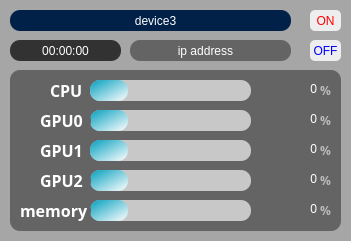
   <widget class="QFrame" name="frame_5">
    <property name="geometry">
     <rect>
      <x>780</x>
      <y>30</y>
      <width>351</width>
      <height>241</height>
     </rect>
    </property>
    <property name="layoutDirection">
     <enum>Qt::LayoutDirection::LeftToRight</enum>
    </property>
    <property name="styleSheet">
     <string notr="true">background-color:rgb(166, 166, 166);
border-style:solid;
border-radius: 5px;</string>
    </property>
    <property name="frameShape">
     <enum>QFrame::Shape::StyledPanel</enum>
    </property>
    <property name="frameShadow">
     <enum>QFrame::Shadow::Raised</enum>
    </property>
    <widget class="QFrame" name="frame_6">
     <property name="geometry">
      <rect>
       <x>10</x>
       <y>70</y>
       <width>331</width>
       <height>161</height>
      </rect>
     </property>
     <property name="styleSheet">
      <string notr="true">background-color:rgb(100, 100, 100);
border-style:solid;
border-radius: 10px;</string>
     </property>
     <property name="frameShape">
      <enum>QFrame::Shape::StyledPanel</enum>
     </property>
     <property name="frameShadow">
      <enum>QFrame::Shadow::Raised</enum>
     </property>
     <widget class="QLabel" name="cpu_name_21">
      <property name="geometry">
       <rect>
        <x>40</x>
        <y>10</y>
        <width>41</width>
        <height>21</height>
       </rect>
      </property>
      <property name="font">
       <font>
        <family>맑은 고딕</family>
        <pointsize>12</pointsize>
        <italic>false</italic>
        <bold>true</bold>
       </font>
      </property>
      <property name="styleSheet">
       <string notr="true">font: 700 12pt &quot;맑은 고딕&quot;;
color: rgb(255, 255, 255)</string>
      </property>
      <property name="text">
       <string>CPU</string>
      </property>
     </widget>
     <widget class="QLabel" name="cpu_usage_3">
      <property name="geometry">
       <rect>
        <x>256</x>
        <y>0</y>
        <width>51</width>
        <height>38</height>
       </rect>
      </property>
      <property name="layoutDirection">
       <enum>Qt::LayoutDirection::RightToLeft</enum>
      </property>
      <property name="styleSheet">
       <string notr="true">font: 700 18pt &quot;맑은 고딕&quot;;
color: rgb(255, 255, 255);</string>
      </property>
      <property name="text">
       <string>0</string>
      </property>
      <property name="alignment">
       <set>Qt::AlignmentFlag::AlignRight|Qt::AlignmentFlag::AlignTrailing|Qt::AlignmentFlag::AlignVCenter</set>
      </property>
     </widget>
     <widget class="QProgressBar" name="cpu_progressBar_3">
      <property name="geometry">
       <rect>
        <x>80</x>
        <y>10</y>
        <width>161</width>
        <height>21</height>
       </rect>
      </property>
      <property name="styleSheet">
       <string notr="true">QProgressBar{
	background-color : rgb(200, 200, 200);
	border-style:solid;
	border-radius: 10px;
	text-align: center;
}

QProgressBar::chunk{
	border-radius:10px;	
	
	background-color: qlineargradient(spread:pad, x1:0, y1:0, x2:1, y2:1, stop:0 rgba(6, 160, 191, 255), stop:1 rgba(255, 255, 255, 255));
		
}</string>
      </property>
      <property name="value">
       <number>24</number>
      </property>
      <property name="textVisible">
       <bool>false</bool>
      </property>
     </widget>
     <widget class="QLabel" name="cpu_name_22">
      <property name="geometry">
       <rect>
        <x>310</x>
        <y>10</y>
        <width>21</width>
        <height>21</height>
       </rect>
      </property>
      <property name="font">
       <font>
        <family>맑은 고딕</family>
        <pointsize>9</pointsize>
        <italic>false</italic>
        <bold>true</bold>
       </font>
      </property>
      <property name="styleSheet">
       <string notr="true">font: 700 9pt &quot;맑은 고딕&quot;;
color: rgb(186, 186, 186);</string>
      </property>
      <property name="text">
       <string>%</string>
      </property>
     </widget>
     <widget class="QProgressBar" name="gpu0_progressBar_3">
      <property name="geometry">
       <rect>
        <x>80</x>
        <y>40</y>
        <width>161</width>
        <height>21</height>
       </rect>
      </property>
      <property name="styleSheet">
       <string notr="true">QProgressBar{
	background-color : rgb(200, 200, 200);
	border-style:solid;
	border-radius: 10px;
	text-align: center;
}

QProgressBar::chunk{
	border-radius:10px;	
	
	background-color: qlineargradient(spread:pad, x1:0, y1:0, x2:1, y2:1, stop:0 rgba(6, 160, 191, 255), stop:1 rgba(255, 255, 255, 255));
		
}</string>
      </property>
      <property name="value">
       <number>24</number>
      </property>
      <property name="textVisible">
       <bool>false</bool>
      </property>
     </widget>
     <widget class="QLabel" name="gpu0_usage_3">
      <property name="geometry">
       <rect>
        <x>256</x>
        <y>30</y>
        <width>51</width>
        <height>38</height>
       </rect>
      </property>
      <property name="layoutDirection">
       <enum>Qt::LayoutDirection::RightToLeft</enum>
      </property>
      <property name="styleSheet">
       <string notr="true">font: 700 18pt &quot;맑은 고딕&quot;;
color: rgb(255, 255, 255);</string>
      </property>
      <property name="text">
       <string>0</string>
      </property>
      <property name="alignment">
       <set>Qt::AlignmentFlag::AlignRight|Qt::AlignmentFlag::AlignTrailing|Qt::AlignmentFlag::AlignVCenter</set>
      </property>
     </widget>
     <widget class="QLabel" name="cpu_name_23">
      <property name="geometry">
       <rect>
        <x>310</x>
        <y>40</y>
        <width>21</width>
        <height>21</height>
       </rect>
      </property>
      <property name="font">
       <font>
        <family>맑은 고딕</family>
        <pointsize>9</pointsize>
        <italic>false</italic>
        <bold>true</bold>
       </font>
      </property>
      <property name="styleSheet">
       <string notr="true">font: 700 9pt &quot;맑은 고딕&quot;;
color: rgb(186, 186, 186);</string>
      </property>
      <property name="text">
       <string>%</string>
      </property>
     </widget>
     <widget class="QLabel" name="cpu_name_30">
      <property name="geometry">
       <rect>
        <x>30</x>
        <y>40</y>
        <width>51</width>
        <height>21</height>
       </rect>
      </property>
      <property name="font">
       <font>
        <family>맑은 고딕</family>
        <pointsize>12</pointsize>
        <italic>false</italic>
        <bold>true</bold>
       </font>
      </property>
      <property name="styleSheet">
       <string notr="true">font: 700 12pt &quot;맑은 고딕&quot;;
color: rgb(255, 255, 255)</string>
      </property>
      <property name="text">
       <string>GPU0</string>
      </property>
     </widget>
     <widget class="QProgressBar" name="gpu1_progressBar_3">
      <property name="geometry">
       <rect>
        <x>80</x>
        <y>70</y>
        <width>161</width>
        <height>21</height>
       </rect>
      </property>
      <property name="styleSheet">
       <string notr="true">QProgressBar{
	background-color : rgb(200, 200, 200);
	border-style:solid;
	border-radius: 10px;
	text-align: center;
}

QProgressBar::chunk{
	border-radius:10px;	
	
	background-color: qlineargradient(spread:pad, x1:0, y1:0, x2:1, y2:1, stop:0 rgba(6, 160, 191, 255), stop:1 rgba(255, 255, 255, 255));
		
}</string>
      </property>
      <property name="value">
       <number>24</number>
      </property>
      <property name="textVisible">
       <bool>false</bool>
      </property>
     </widget>
     <widget class="QLabel" name="gpu1_usage_3">
      <property name="geometry">
       <rect>
        <x>256</x>
        <y>60</y>
        <width>51</width>
        <height>38</height>
       </rect>
      </property>
      <property name="layoutDirection">
       <enum>Qt::LayoutDirection::RightToLeft</enum>
      </property>
      <property name="styleSheet">
       <string notr="true">font: 700 18pt &quot;맑은 고딕&quot;;
color: rgb(255, 255, 255);</string>
      </property>
      <property name="text">
       <string>0</string>
      </property>
      <property name="alignment">
       <set>Qt::AlignmentFlag::AlignRight|Qt::AlignmentFlag::AlignTrailing|Qt::AlignmentFlag::AlignVCenter</set>
      </property>
     </widget>
     <widget class="QLabel" name="cpu_name_31">
      <property name="geometry">
       <rect>
        <x>310</x>
        <y>70</y>
        <width>21</width>
        <height>21</height>
       </rect>
      </property>
      <property name="font">
       <font>
        <family>맑은 고딕</family>
        <pointsize>9</pointsize>
        <italic>false</italic>
        <bold>true</bold>
       </font>
      </property>
      <property name="styleSheet">
       <string notr="true">font: 700 9pt &quot;맑은 고딕&quot;;
color: rgb(186, 186, 186);</string>
      </property>
      <property name="text">
       <string>%</string>
      </property>
     </widget>
     <widget class="QLabel" name="cpu_name_32">
      <property name="geometry">
       <rect>
        <x>30</x>
        <y>70</y>
        <width>41</width>
        <height>21</height>
       </rect>
      </property>
      <property name="font">
       <font>
        <family>맑은 고딕</family>
        <pointsize>12</pointsize>
        <italic>false</italic>
        <bold>true</bold>
       </font>
      </property>
      <property name="styleSheet">
       <string notr="true">font: 700 12pt &quot;맑은 고딕&quot;;
color: rgb(255, 255, 255)</string>
      </property>
      <property name="text">
       <string>GPU1</string>
      </property>
     </widget>
     <widget class="QProgressBar" name="gpu2_progressBar_3">
      <property name="geometry">
       <rect>
        <x>80</x>
        <y>100</y>
        <width>161</width>
        <height>21</height>
       </rect>
      </property>
      <property name="styleSheet">
       <string notr="true">QProgressBar{
	background-color : rgb(200, 200, 200);
	border-style:solid;
	border-radius: 10px;
	text-align: center;
}

QProgressBar::chunk{
	border-radius:10px;	
	
	background-color: qlineargradient(spread:pad, x1:0, y1:0, x2:1, y2:1, stop:0 rgba(6, 160, 191, 255), stop:1 rgba(255, 255, 255, 255));
		
}</string>
      </property>
      <property name="value">
       <number>24</number>
      </property>
      <property name="textVisible">
       <bool>false</bool>
      </property>
     </widget>
     <widget class="QLabel" name="gpu2_usage_3">
      <property name="geometry">
       <rect>
        <x>256</x>
        <y>90</y>
        <width>51</width>
        <height>38</height>
       </rect>
      </property>
      <property name="layoutDirection">
       <enum>Qt::LayoutDirection::RightToLeft</enum>
      </property>
      <property name="styleSheet">
       <string notr="true">font: 700 18pt &quot;맑은 고딕&quot;;
color: rgb(255, 255, 255);</string>
      </property>
      <property name="text">
       <string>0</string>
      </property>
      <property name="alignment">
       <set>Qt::AlignmentFlag::AlignRight|Qt::AlignmentFlag::AlignTrailing|Qt::AlignmentFlag::AlignVCenter</set>
      </property>
     </widget>
     <widget class="QLabel" name="cpu_name_33">
      <property name="geometry">
       <rect>
        <x>310</x>
        <y>100</y>
        <width>21</width>
        <height>21</height>
       </rect>
      </property>
      <property name="font">
       <font>
        <family>맑은 고딕</family>
        <pointsize>9</pointsize>
        <italic>false</italic>
        <bold>true</bold>
       </font>
      </property>
      <property name="styleSheet">
       <string notr="true">font: 700 9pt &quot;맑은 고딕&quot;;
color: rgb(186, 186, 186);</string>
      </property>
      <property name="text">
       <string>%</string>
      </property>
     </widget>
     <widget class="QLabel" name="cpu_name_34">
      <property name="geometry">
       <rect>
        <x>30</x>
        <y>100</y>
        <width>51</width>
        <height>21</height>
       </rect>
      </property>
      <property name="font">
       <font>
        <family>맑은 고딕</family>
        <pointsize>12</pointsize>
        <italic>false</italic>
        <bold>true</bold>
       </font>
      </property>
      <property name="styleSheet">
       <string notr="true">font: 700 12pt &quot;맑은 고딕&quot;;
color: rgb(255, 255, 255)</string>
      </property>
      <property name="text">
       <string>GPU2</string>
      </property>
     </widget>
     <widget class="QProgressBar" name="memory_progressBar_3">
      <property name="geometry">
       <rect>
        <x>80</x>
        <y>130</y>
        <width>161</width>
        <height>21</height>
       </rect>
      </property>
      <property name="styleSheet">
       <string notr="true">QProgressBar{
	background-color : rgb(200, 200, 200);
	border-style:solid;
	border-radius: 10px;
	text-align: center;
}

QProgressBar::chunk{
	border-radius:10px;	
	
	background-color: qlineargradient(spread:pad, x1:0, y1:0, x2:1, y2:1, stop:0 rgba(6, 160, 191, 255), stop:1 rgba(255, 255, 255, 255));
		
}</string>
      </property>
      <property name="value">
       <number>24</number>
      </property>
      <property name="textVisible">
       <bool>false</bool>
      </property>
     </widget>
     <widget class="QLabel" name="memory_usage_3">
      <property name="geometry">
       <rect>
        <x>256</x>
        <y>120</y>
        <width>51</width>
        <height>38</height>
       </rect>
      </property>
      <property name="layoutDirection">
       <enum>Qt::LayoutDirection::RightToLeft</enum>
      </property>
      <property name="styleSheet">
       <string notr="true">font: 700 18pt &quot;맑은 고딕&quot;;
color: rgb(255, 255, 255);</string>
      </property>
      <property name="text">
       <string>0</string>
      </property>
      <property name="alignment">
       <set>Qt::AlignmentFlag::AlignRight|Qt::AlignmentFlag::AlignTrailing|Qt::AlignmentFlag::AlignVCenter</set>
      </property>
     </widget>
     <widget class="QLabel" name="cpu_name_35">
      <property name="geometry">
       <rect>
        <x>310</x>
        <y>130</y>
        <width>21</width>
        <height>21</height>
       </rect>
      </property>
      <property name="font">
       <font>
        <family>맑은 고딕</family>
        <pointsize>9</pointsize>
        <italic>false</italic>
        <bold>true</bold>
       </font>
      </property>
      <property name="styleSheet">
       <string notr="true">font: 700 9pt &quot;맑은 고딕&quot;;
color: rgb(186, 186, 186);</string>
      </property>
      <property name="text">
       <string>%</string>
      </property>
     </widget>
     <widget class="QLabel" name="cpu_name_36">
      <property name="geometry">
       <rect>
        <x>10</x>
        <y>130</y>
        <width>71</width>
        <height>21</height>
       </rect>
      </property>
      <property name="font">
       <font>
        <family>맑은 고딕</family>
        <pointsize>12</pointsize>
        <italic>false</italic>
        <bold>true</bold>
       </font>
      </property>
      <property name="styleSheet">
       <string notr="true">font: 700 12pt &quot;맑은 고딕&quot;;
color: rgb(255, 255, 255)</string>
      </property>
      <property name="text">
       <string>memory</string>
      </property>
     </widget>
    </widget>
    <widget class="QFrame" name="frame_16">
     <property name="geometry">
      <rect>
       <x>10</x>
       <y>10</y>
       <width>281</width>
       <height>21</height>
      </rect>
     </property>
     <property name="styleSheet">
      <string notr="true">background-color: rgb(1, 33, 72);
border-style:solid;
border-radius: 10px;</string>
     </property>
     <property name="frameShape">
      <enum>QFrame::Shape::StyledPanel</enum>
     </property>
     <property name="frameShadow">
      <enum>QFrame::Shadow::Raised</enum>
     </property>
     <widget class="QLabel" name="gpu0_usage_15">
      <property name="geometry">
       <rect>
        <x>210</x>
        <y>80</y>
        <width>91</width>
        <height>31</height>
       </rect>
      </property>
      <property name="styleSheet">
       <string notr="true">font: 700 14pt &quot;맑은 고딕&quot;;</string>
      </property>
      <property name="text">
       <string>0%</string>
      </property>
     </widget>
     <widget class="QLabel" name="label_51">
      <property name="geometry">
       <rect>
        <x>170</x>
        <y>80</y>
        <width>81</width>
        <height>31</height>
       </rect>
      </property>
      <property name="styleSheet">
       <string notr="true">font: 700 14pt &quot;맑은 고딕&quot;;</string>
      </property>
      <property name="text">
       <string>0%</string>
      </property>
     </widget>
     <widget class="QLabel" name="label_52">
      <property name="geometry">
       <rect>
        <x>170</x>
        <y>110</y>
        <width>91</width>
        <height>31</height>
       </rect>
      </property>
      <property name="styleSheet">
       <string notr="true">font: 700 14pt &quot;맑은 고딕&quot;;</string>
      </property>
      <property name="text">
       <string>0%</string>
      </property>
     </widget>
     <widget class="QLabel" name="label_53">
      <property name="geometry">
       <rect>
        <x>30</x>
        <y>140</y>
        <width>131</width>
        <height>31</height>
       </rect>
      </property>
      <property name="styleSheet">
       <string notr="true">font: 700 14pt &quot;맑은 고딕&quot;;</string>
      </property>
      <property name="text">
       <string>MEMORY:</string>
      </property>
     </widget>
     <widget class="QLabel" name="memory_usage_15">
      <property name="geometry">
       <rect>
        <x>170</x>
        <y>140</y>
        <width>91</width>
        <height>31</height>
       </rect>
      </property>
      <property name="styleSheet">
       <string notr="true">font: 700 14pt &quot;맑은 고딕&quot;;</string>
      </property>
      <property name="text">
       <string>0%</string>
      </property>
     </widget>
     <widget class="QLabel" name="cpu_name_37">
      <property name="geometry">
       <rect>
        <x>280</x>
        <y>30</y>
        <width>21</width>
        <height>21</height>
       </rect>
      </property>
      <property name="font">
       <font>
        <family>맑은 고딕</family>
        <pointsize>12</pointsize>
        <italic>false</italic>
        <bold>true</bold>
       </font>
      </property>
      <property name="styleSheet">
       <string notr="true">font: 700 12pt &quot;맑은 고딕&quot;;
color: rgb(186, 186, 186);</string>
      </property>
      <property name="text">
       <string>%</string>
      </property>
     </widget>
     <widget class="QLabel" name="cpu_usage_16">
      <property name="geometry">
       <rect>
        <x>210</x>
        <y>20</y>
        <width>61</width>
        <height>51</height>
       </rect>
      </property>
      <property name="layoutDirection">
       <enum>Qt::LayoutDirection::RightToLeft</enum>
      </property>
      <property name="styleSheet">
       <string notr="true">font: 700 40pt &quot;맑은 고딕&quot;;
color: rgb(255, 255, 255);</string>
      </property>
      <property name="text">
       <string>0</string>
      </property>
      <property name="alignment">
       <set>Qt::AlignmentFlag::AlignRight|Qt::AlignmentFlag::AlignTrailing|Qt::AlignmentFlag::AlignVCenter</set>
      </property>
     </widget>
     <widget class="QLabel" name="cpu_usage_17">
      <property name="geometry">
       <rect>
        <x>100</x>
        <y>0</y>
        <width>91</width>
        <height>21</height>
       </rect>
      </property>
      <property name="layoutDirection">
       <enum>Qt::LayoutDirection::RightToLeft</enum>
      </property>
      <property name="styleSheet">
       <string notr="true">font: 700 11pt &quot;맑은 고딕&quot;;
color: rgb(255, 255, 255);</string>
      </property>
      <property name="text">
       <string>device3</string>
      </property>
      <property name="alignment">
       <set>Qt::AlignmentFlag::AlignCenter</set>
      </property>
     </widget>
    </widget>
    <widget class="QFrame" name="frame_17">
     <property name="geometry">
      <rect>
       <x>10</x>
       <y>40</y>
       <width>111</width>
       <height>21</height>
      </rect>
     </property>
     <property name="styleSheet">
      <string notr="true">background-color:rgb(50, 50, 50);
border-style:solid;
border-radius: 10px;</string>
     </property>
     <property name="frameShape">
      <enum>QFrame::Shape::StyledPanel</enum>
     </property>
     <property name="frameShadow">
      <enum>QFrame::Shadow::Raised</enum>
     </property>
     <widget class="QLabel" name="gpu0_usage_16">
      <property name="geometry">
       <rect>
        <x>210</x>
        <y>80</y>
        <width>91</width>
        <height>31</height>
       </rect>
      </property>
      <property name="styleSheet">
       <string notr="true">font: 700 14pt &quot;맑은 고딕&quot;;</string>
      </property>
      <property name="text">
       <string>0%</string>
      </property>
     </widget>
     <widget class="QLabel" name="label_54">
      <property name="geometry">
       <rect>
        <x>170</x>
        <y>80</y>
        <width>81</width>
        <height>31</height>
       </rect>
      </property>
      <property name="styleSheet">
       <string notr="true">font: 700 14pt &quot;맑은 고딕&quot;;</string>
      </property>
      <property name="text">
       <string>0%</string>
      </property>
     </widget>
     <widget class="QLabel" name="label_55">
      <property name="geometry">
       <rect>
        <x>170</x>
        <y>110</y>
        <width>91</width>
        <height>31</height>
       </rect>
      </property>
      <property name="styleSheet">
       <string notr="true">font: 700 14pt &quot;맑은 고딕&quot;;</string>
      </property>
      <property name="text">
       <string>0%</string>
      </property>
     </widget>
     <widget class="QLabel" name="label_56">
      <property name="geometry">
       <rect>
        <x>30</x>
        <y>140</y>
        <width>131</width>
        <height>31</height>
       </rect>
      </property>
      <property name="styleSheet">
       <string notr="true">font: 700 14pt &quot;맑은 고딕&quot;;</string>
      </property>
      <property name="text">
       <string>MEMORY:</string>
      </property>
     </widget>
     <widget class="QLabel" name="memory_usage_16">
      <property name="geometry">
       <rect>
        <x>170</x>
        <y>140</y>
        <width>91</width>
        <height>31</height>
       </rect>
      </property>
      <property name="styleSheet">
       <string notr="true">font: 700 14pt &quot;맑은 고딕&quot;;</string>
      </property>
      <property name="text">
       <string>0%</string>
      </property>
     </widget>
     <widget class="QLabel" name="cpu_name_38">
      <property name="geometry">
       <rect>
        <x>280</x>
        <y>30</y>
        <width>21</width>
        <height>21</height>
       </rect>
      </property>
      <property name="font">
       <font>
        <family>맑은 고딕</family>
        <pointsize>12</pointsize>
        <italic>false</italic>
        <bold>true</bold>
       </font>
      </property>
      <property name="styleSheet">
       <string notr="true">font: 700 12pt &quot;맑은 고딕&quot;;
color: rgb(186, 186, 186);</string>
      </property>
      <property name="text">
       <string>%</string>
      </property>
     </widget>
     <widget class="QLabel" name="cpu_usage_18">
      <property name="geometry">
       <rect>
        <x>210</x>
        <y>20</y>
        <width>61</width>
        <height>51</height>
       </rect>
      </property>
      <property name="layoutDirection">
       <enum>Qt::LayoutDirection::RightToLeft</enum>
      </property>
      <property name="styleSheet">
       <string notr="true">font: 700 40pt &quot;맑은 고딕&quot;;
color: rgb(255, 255, 255);</string>
      </property>
      <property name="text">
       <string>0</string>
      </property>
      <property name="alignment">
       <set>Qt::AlignmentFlag::AlignRight|Qt::AlignmentFlag::AlignTrailing|Qt::AlignmentFlag::AlignVCenter</set>
      </property>
     </widget>
     <widget class="QLabel" name="elapsed_time_3">
      <property name="geometry">
       <rect>
        <x>10</x>
        <y>0</y>
        <width>91</width>
        <height>21</height>
       </rect>
      </property>
      <property name="layoutDirection">
       <enum>Qt::LayoutDirection::RightToLeft</enum>
      </property>
      <property name="styleSheet">
       <string notr="true">font: 700 11pt &quot;맑은 고딕&quot;;
color: rgb(255, 255, 255);</string>
      </property>
      <property name="text">
       <string>00:00:00</string>
      </property>
      <property name="alignment">
       <set>Qt::AlignmentFlag::AlignCenter</set>
      </property>
     </widget>
    </widget>
    <widget class="QFrame" name="frame_18">
     <property name="geometry">
      <rect>
       <x>130</x>
       <y>40</y>
       <width>161</width>
       <height>21</height>
      </rect>
     </property>
     <property name="styleSheet">
      <string notr="true">background-color:rgb(100, 100, 100);
border-style:solid;
border-radius: 10px;</string>
     </property>
     <property name="frameShape">
      <enum>QFrame::Shape::StyledPanel</enum>
     </property>
     <property name="frameShadow">
      <enum>QFrame::Shadow::Raised</enum>
     </property>
     <widget class="QLabel" name="gpu0_usage_17">
      <property name="geometry">
       <rect>
        <x>210</x>
        <y>80</y>
        <width>91</width>
        <height>31</height>
       </rect>
      </property>
      <property name="styleSheet">
       <string notr="true">font: 700 14pt &quot;맑은 고딕&quot;;</string>
      </property>
      <property name="text">
       <string>0%</string>
      </property>
     </widget>
     <widget class="QLabel" name="label_57">
      <property name="geometry">
       <rect>
        <x>170</x>
        <y>80</y>
        <width>81</width>
        <height>31</height>
       </rect>
      </property>
      <property name="styleSheet">
       <string notr="true">font: 700 14pt &quot;맑은 고딕&quot;;</string>
      </property>
      <property name="text">
       <string>0%</string>
      </property>
     </widget>
     <widget class="QLabel" name="label_58">
      <property name="geometry">
       <rect>
        <x>170</x>
        <y>110</y>
        <width>91</width>
        <height>31</height>
       </rect>
      </property>
      <property name="styleSheet">
       <string notr="true">font: 700 14pt &quot;맑은 고딕&quot;;</string>
      </property>
      <property name="text">
       <string>0%</string>
      </property>
     </widget>
     <widget class="QLabel" name="label_59">
      <property name="geometry">
       <rect>
        <x>30</x>
        <y>140</y>
        <width>131</width>
        <height>31</height>
       </rect>
      </property>
      <property name="styleSheet">
       <string notr="true">font: 700 14pt &quot;맑은 고딕&quot;;</string>
      </property>
      <property name="text">
       <string>MEMORY:</string>
      </property>
     </widget>
     <widget class="QLabel" name="memory_usage_17">
      <property name="geometry">
       <rect>
        <x>170</x>
        <y>140</y>
        <width>91</width>
        <height>31</height>
       </rect>
      </property>
      <property name="styleSheet">
       <string notr="true">font: 700 14pt &quot;맑은 고딕&quot;;</string>
      </property>
      <property name="text">
       <string>0%</string>
      </property>
     </widget>
     <widget class="QLabel" name="cpu_name_39">
      <property name="geometry">
       <rect>
        <x>280</x>
        <y>30</y>
        <width>21</width>
        <height>21</height>
       </rect>
      </property>
      <property name="font">
       <font>
        <family>맑은 고딕</family>
        <pointsize>12</pointsize>
        <italic>false</italic>
        <bold>true</bold>
       </font>
      </property>
      <property name="styleSheet">
       <string notr="true">font: 700 12pt &quot;맑은 고딕&quot;;
color: rgb(186, 186, 186);</string>
      </property>
      <property name="text">
       <string>%</string>
      </property>
     </widget>
     <widget class="QLabel" name="cpu_usage_19">
      <property name="geometry">
       <rect>
        <x>210</x>
        <y>20</y>
        <width>61</width>
        <height>51</height>
       </rect>
      </property>
      <property name="layoutDirection">
       <enum>Qt::LayoutDirection::RightToLeft</enum>
      </property>
      <property name="styleSheet">
       <string notr="true">font: 700 40pt &quot;맑은 고딕&quot;;
color: rgb(255, 255, 255);</string>
      </property>
      <property name="text">
       <string>0</string>
      </property>
      <property name="alignment">
       <set>Qt::AlignmentFlag::AlignRight|Qt::AlignmentFlag::AlignTrailing|Qt::AlignmentFlag::AlignVCenter</set>
      </property>
     </widget>
     <widget class="QLabel" name="client_ip_address_3">
      <property name="geometry">
       <rect>
        <x>30</x>
        <y>0</y>
        <width>91</width>
        <height>21</height>
       </rect>
      </property>
      <property name="layoutDirection">
       <enum>Qt::LayoutDirection::RightToLeft</enum>
      </property>
      <property name="styleSheet">
       <string notr="true">font: 700 10pt &quot;맑은 고딕&quot;;
color: rgb(255, 255, 255);</string>
      </property>
      <property name="text">
       <string>ip address</string>
      </property>
      <property name="alignment">
       <set>Qt::AlignmentFlag::AlignCenter</set>
      </property>
     </widget>
    </widget>
    <widget class="QPushButton" name="onButton_5">
     <property name="geometry">
      <rect>
       <x>310</x>
       <y>40</y>
       <width>31</width>
       <height>21</height>
      </rect>
     </property>
     <property name="styleSheet">
      <string notr="true">font: 700 7pt &quot;맑은 고딕&quot;;
background-color:rgb(238, 238, 238);
color:rgb(0, 0, 255)</string>
     </property>
     <property name="text">
      <string>OFF</string>
     </property>
    </widget>
    <widget class="QPushButton" name="onButton_6">
     <property name="geometry">
      <rect>
       <x>310</x>
       <y>10</y>
       <width>31</width>
       <height>21</height>
      </rect>
     </property>
     <property name="styleSheet">
      <string notr="true">font: 700 7pt &quot;맑은 고딕&quot;;
background-color:rgb(238, 238, 238);
color:rgb(255, 0, 0)</string>
     </property>
     <property name="text">
      <string>ON</string>
     </property>
    </widget>
   </widget>
